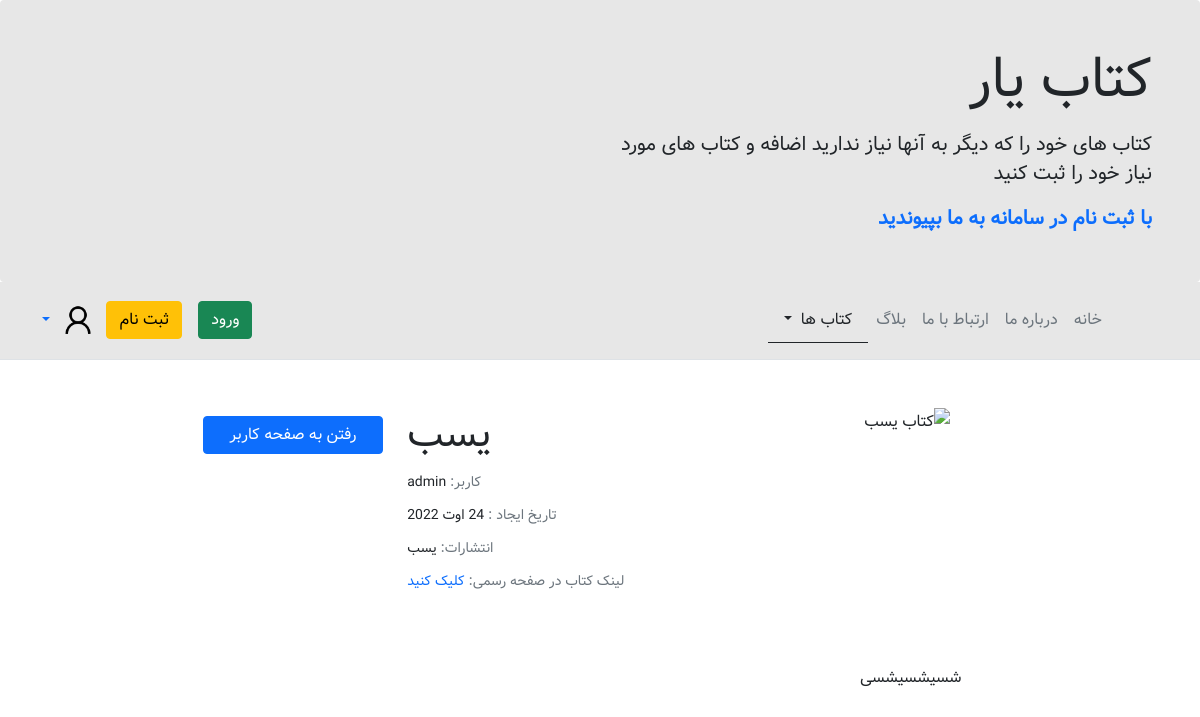
Screenshot of /books/4/ with the database file from the repository.
### books/models.py (models this page shows, shortened)
class Book(models.Model):
    NEED_OR_ADD_CHOICES = (
        ('need', _('needed')),
        ('add', _('added')),
    )
    MAJOR_CHOICES = (
        ('riazi', _('riazi')),
        ('tajrobi', _('tajrobi')),
        ('ensani', _('ensani')),
        ('general', _('general')),
        ('other', _('other')),
    )
    GRADE_CHOICES = (
        ('ten', _('tenth')),
        ('ele', _('eleventh')),
        ('twe', _('twelfth')),
        ('alg', _('all grades')),
        ('oth', _('other')),
    )
    LESSON_CHOICES = (
        ('calculus', _('calculus')),
        ('physics', _('physics')),
        ('chemistry', _('chemistry')),
        ('geometry', _('geometry')),
        ('statistics and probability', _('statistics and probability')),
        ('discrete math', _('discrete math')),
        ('biology', _('biology')),
        ('persian', _('persian')),
        ('arabic', _('arabic')),
        ('english', _('english')),
        ('religion and life', _('religion and life')),
        ('other', _('other')),
    )
    title = models.CharField(max_length=200, blank=False, verbose_name=_('title'))
    book_official_link = models.TextField(blank=False, verbose_name=_('book official link'))
    publisher = models.CharField(max_length=100, blank=False, verbose_name=_('publisher'))
    description = models.TextField(blank=True, verbose_name=_('description'))
    major = models.CharField(max_length=10, choices=MAJOR_CHOICES, blank=False, verbose_name=_('major'))
    grade = models.CharField(max_length=3, choices=GRADE_CHOICES, blank=False, verbose_name=_('grade'))
    lesson = models.CharField(max_length=30, choices=LESSON_CHOICES, blank=False, verbose_name=_('lesson'))
    need_or_add = models.CharField(max_length=5, choices=NEED_OR_ADD_CHOICES, blank=False, verbose_name=_('need or add'))
    year = models.IntegerField(verbose_name=_('publish year'))
    date_created = models.DateField(auto_now_add=True)
    time_created = models.TimeField(auto_now_add=True)
    user = models.ForeignKey(get_user_model(), related_name='books', on_delete=models.CASCADE)
    is_active = models.BooleanField()
    book_cover = models.ImageField(upload_to='book_covers/', blank=True, verbose_name=_('book cover'))

### accounts/models.py (models this page shows, shortened)
class CustomUser(AbstractUser):
    GENDER_CHOICES = (
        ('male', _('male')),
        ('female', _('femail')),
    )
    age = models.IntegerField(blank=True, null=True, verbose_name=_('age'))
    profile = models.ImageField(upload_to='profiles/', blank=True, verbose_name=_('profile'))
    gender = models.CharField(max_length=10, choices=GENDER_CHOICES, blank=True, verbose_name=_('gender'))
    biography = models.TextField(blank=True, verbose_name=_('biography'))
    phone = models.CharField(max_length=12, blank=True, verbose_name=_('phone'))
    address = models.TextField(blank=True, verbose_name=_('address'))

### books/views.py (the view, shortened to what this page needs)
# urls.py: path('<int:pk>/', views.BookDetailView.as_view(), name='book_detail'),
class BookDetailView(generic.DetailView, UserPassesTestMixin):
    model = Book
    template_name = 'books/book_detail.html'

### books/templates/books/book_detail.html (shortened to what this page needs)
{% extends '_base.html' %}
{% block nav-links %}
    <li><a href="{% url 'home' %}" class="nav-link px-2 text-secondary">خانه</a></li>
    <li><a href="{% url 'home' %}#about" class="nav-link px-2 text-secondary ">درباره ما</a></li>
    <li><a href="{% url 'home' %}#contact" class="nav-link px-2 text-secondary ">ارتباط با ما</a></li>
    <li><a href="{% url 'blog_list' %}" class="nav-link px-2 text-secondary">بلاگ</a></li>
    <li class="nav-item dropdown ">
        <a class="nav-link dropdown-toggle text-dark border-bottom border-dark" href="#" role="button"
           data-bs-toggle="dropdown"
           aria-expanded="false">
            کتاب ها
        </a>
    </li>
{% endblock nav-links %}
{% block page-content %}
    <div class="container mt-5" dir="rtl">
        <div class="">
            <div class="">
                <div class="d-flex justify-content-center">
                    <div class="row w-sm-75 w-100">
                        <div class="col-xs-12 col-md-3 d-flex justify-content-center">
                            <div>
                                {% if book.book_cover %}
                                    <img src="{{ book.book_cover.url }}"
                                         class="img-fluid rounded-start" alt="کتاب  {{ book.title }}">
                                {% else %}
                                    <img src="/media/book_covers/dsBuffer.jpg"
                                         class="img-fluid rounded-start" alt="کتاب {{ book.title }}"></a>
                                {% endif %}
                            </div>
                        </div>
                        <div class="col-xs-12 col-md-6 text-center text-md-end mt-md-1 mt-4">
                            <h1>{{ book.title }}</h1>
                            <h5 class="small my-1"><span class="text-muted">کاربر: </span>{{ book.user.username }}</h5>
                            <h5 class="small my-1"><span
                                    class="text-muted">تاریخ ایجاد : </span>{{ book.date_created }}</h5>
                            <h5 class="small my-1"><span class="text-muted">انتشارات: </span>{{ book.publisher }}</h5>
                            <h5 class="small my-1"><span class="text-muted">لینک کتاب در صفحه رسمی: </span><a
                                    href="{{ book.book_official_link }}" target="_blank">کلیک کنید</a></h5>
                        </div>
                        <div class="col-xs-12 col-md-3 d-flex flex-column">
                            <a href="{% url 'out_view' book.user.id %}" class=" btn btn-primary mt-2">رفتن به صفحه کاربر</a>
                        </div>
                    </div>
                </div>
                <div class="d-flex justify-content-center">
                    <div class="my-3 p-5 w-sm-75 w-100">
                        {{ book.description|linebreaks }}
                    </div>
                </div>
            </div>
        </div>
    </div>
{% endblock page-content %}

### static/css/style.css (style rules this page uses)
@media (min-width: 576px) { .w-sm-75 { width: 75% !important; } }
* { font-family: "vazir", sans-serif; line-height: 1.8rem; }
a { text-decoration: none; }

### templates/_base.html (style rules this page uses)
a { text-decoration: none; }

### rows the page displays
Book: title "یسب", user.username "admin", date_created "24 اوت 2022", publisher "یسب", description "شسیشسیشسی"
